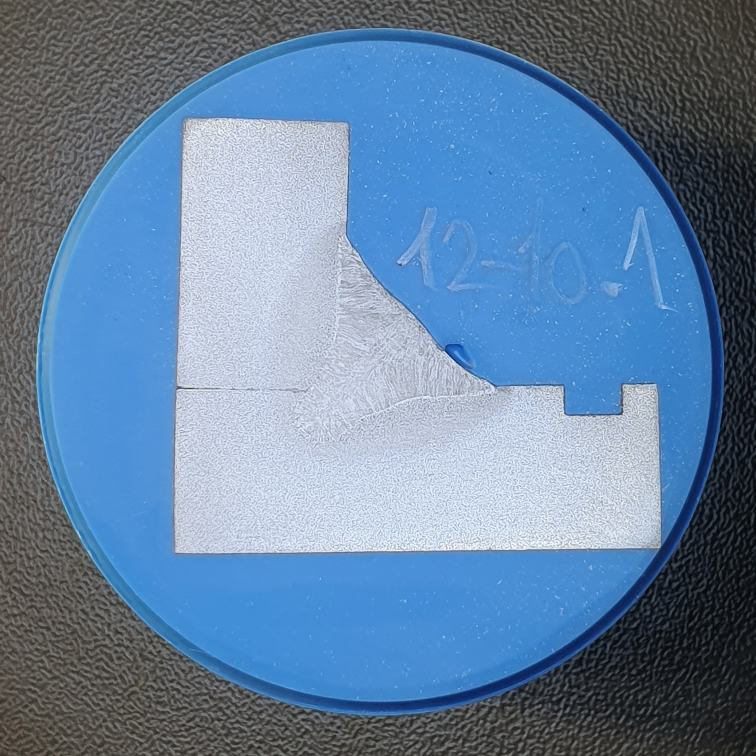
#> input picture CPDataset/images/19fe4201-12-10.1.jpg, 2268 x 2268 px (shown at 1/3 size); its folder holds 4 pictures in this run
$ jupyter execute --allow-errors Preprocess.ipynb
#> lines starting #> are read from the running program, lines starting #| are printed output that depends on the picture
[cell 1]
import cv2
import matplotlib.pyplot as plt
import glob
import os

[cell 2]
img_files = glob.glob(r"F:\Pomodoro\Work\TIME\Script\Thesis-Abbas-Segmentation\COCO1\images\*.jpg")
print(img_files)

[cell 3]
num_elements = len(img_files)
print(num_elements)

[cell 4]
for img_file in img_files:
    img = cv2.imread(img_file)
#> img is the input picture: shape (2268, 2268, 3); mean B, G, R 161.6, 129.9, 100
    center = img.shape
#> center = (2268, 2268, 3)
    h = img.shape[1]
#> h = 2268
    y = center[0]/2 - h/2
#> y = 0

    crop_img = img[int(y):int(y+h),:]

    print(img_file.replace("images","cropped_images"))

[cell 5]
print(cv2.imwrite(os.path.join(r"F:\Pomodoro\Work\TIME\Script\Thesis-Abbas-Segmentation\COCO1\images_cropped",img_file.split("\\")[-1]), crop_img))
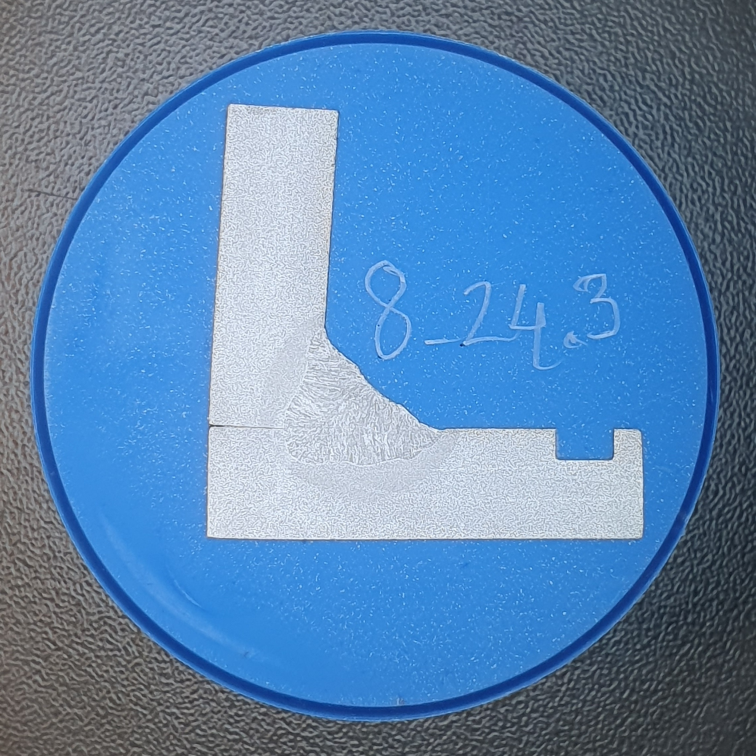
#> saved as 515b79a8-8-24.3.jpg: shape (2268, 2268, 3) (shown at 1/3 size); mean B, G, R 177.1, 133.1, 90.3

[cell 6]
cv2.imwrite("Test.jpg", crop_img)
#> Out = True
